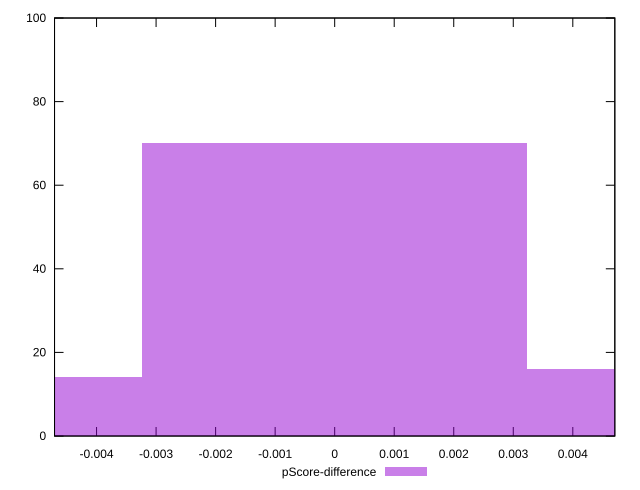

The script that saved this image:
reset

$pScoreDifference <<EOF
0 70
-0.00646357121757277 14
0.00646357121757277 16
EOF

set key outside below
set boxwidth 0.00646357121757277
set xrange [-0.0047058823529412125:0.004705882352941188]
set yrange [0:100]
set trange [0:100]
set style fill transparent solid 0.5 noborder
set terminal svg size 640, 490 enhanced background rgb 'white'
set output "report_00012_2021-02-09T11:01:39.952Z/uses-http2/samples/pages+cached/pScore-difference/histogram.svg"

plot $pScoreDifference title "pScore-difference" with boxes

reset
